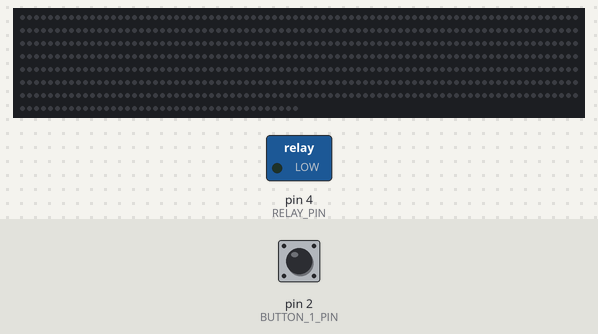
The sketch below on a simulated Arduino Uno, built with avr-gcc and run on an emulated ATmega328P. Shown: 600 RGB LEDs in strip order, left to right, continuing on the next row, switched loads named in the sketch (green lamp = pin HIGH). The inputs (shaded band) are chosen by the test bench; at power-on: pin 2 (BUTTON_1_PIN) HIGH.

Above: at 1.2 s.
1.3 s: pin 2 (BUTTON_1_PIN) pulled LOW for 0.15 s
At 4.61 s:
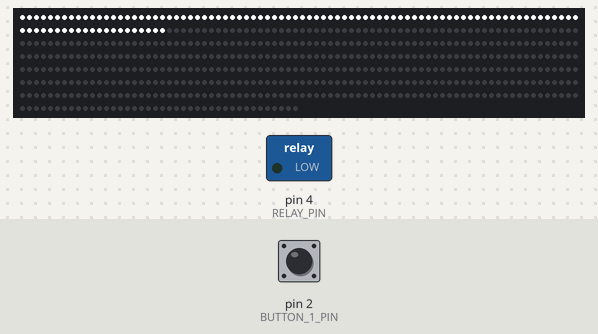
At 21.2 s:
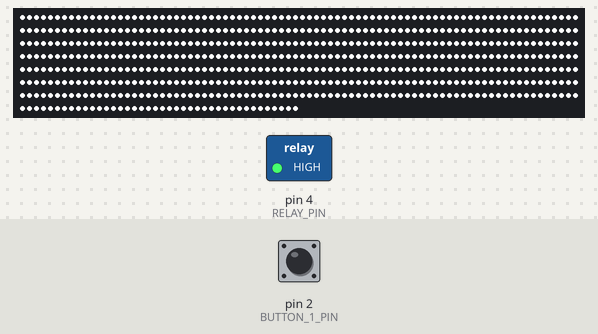
Timing chart, 0 to 23.7 s (numbered marks = the images above; inputs shaded):
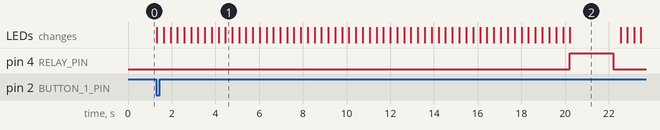

The sketch:

sketch_jul30a.ino
```cpp
#include <FastLED.h>

// --- Dynamic Configuration ---
#define NUM_LEDS 600           // Total number of 5V LEDs
#define FILL_SPEED_MS 8        // Delay between each LED turning on (ms)
#define STAY_ON_MS 2000        // How long LEDs stay on before dimming (ms)
#define DIM_SPEED_MS 5         // Delay between each brightness step during dimming (ms)
#define COOLDOWN_MS 8000       // Total cooldown time before button works again (ms)

// --- Pin Definitions ---
#define DATA_PIN 6             // WS2811 DIN
#define BUTTON_1_PIN 2         // Main trigger button
#define BUTTON_2_PIN 3         // Second button (Placeholder for future use)
#define RELAY_PIN 4            // 220V Relay control pin

CRGB leds[NUM_LEDS];
unsigned long lastTriggerTime = 0;
bool isCoolingDown = false;

void setup() {
  FastLED.addLeds<WS2811, DATA_PIN, GRB>(leds, NUM_LEDS);
  FastLED.setBrightness(255);
  FastLED.clear();
  FastLED.show();

  pinMode(BUTTON_1_PIN, INPUT_PULLUP);
  pinMode(BUTTON_2_PIN, INPUT_PULLUP);

  pinMode(RELAY_PIN, OUTPUT);
  digitalWrite(RELAY_PIN, LOW); // Set to HIGH if your relay is active-low
}

void loop() {
  // Check if cooldown period has passed
  if (isCoolingDown && (millis() - lastTriggerTime >= COOLDOWN_MS)) {
    isCoolingDown = false;
  }

  // If button 1 is pressed AND we are not in a cooldown
  if (digitalRead(BUTTON_1_PIN) == LOW && !isCoolingDown) {

    lastTriggerTime = millis(); // Start cooldown timer
    isCoolingDown = true;

    runLightSequence();
  }
}

// --- Sequence Logic ---
void runLightSequence() {
  FastLED.setBrightness(255); // Ensure brightness is reset

  // 1. Fill LEDs one by one
  for (int i = 0; i < NUM_LEDS; i++) {
    leds[i] = CRGB::White;
    FastLED.show();
    delay(FILL_SPEED_MS);
  }

  // 2. Turn on 220V LED Strip via Relay
  digitalWrite(RELAY_PIN, HIGH); // Change to LOW if relay is active-low

  // 3. Wait for the specified time
  delay(STAY_ON_MS);

  // 4. Turn off 220V LED Strip
  digitalWrite(RELAY_PIN, LOW); // Change to HIGH if relay is active-low

  // 5. Dim the 5V LEDs to 0
  for (int b = 255; b >= 0; b--) {
    FastLED.setBrightness(b);
    FastLED.show();
    delay(DIM_SPEED_MS);
  }

  // 6. Clear data for the next run
  FastLED.clear();
  FastLED.show();
}
```

Measured:
- after the input at 1.3 s, pin 4 (RELAY_PIN): LOW → HIGH after 18.9 s, → LOW 2.0 s later; the LEDs: first change at once (image 1 shows a later state)
